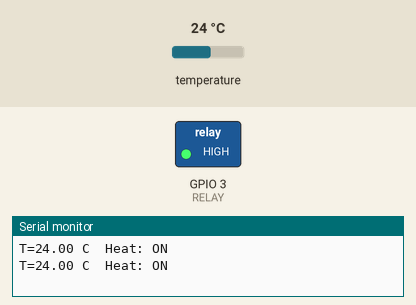
This sketch was run on a simulated ESP32. Shown: switched loads named in the sketch (green lamp = pin HIGH), the last lines printed to the serial monitor. Inputs (shaded band) come from the test bench; at power-on: temperature 24 °C.

Above: at 3.3 s.
3.4 s: temperature set to 42.8 °C
5.9 s: temperature set to 43.8 °C
At 7.3 s:
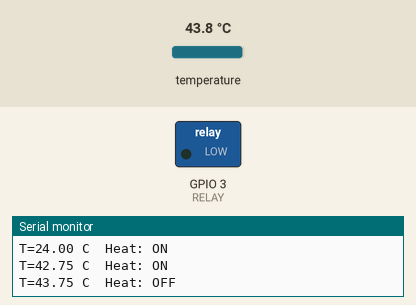
9.3 s: temperature set to 12 °C
At 11.0 s:
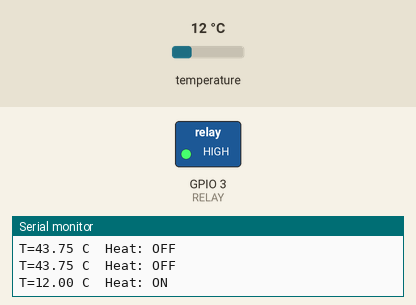
11.8 s: temperature set to 45 °C
At 13.5 s:
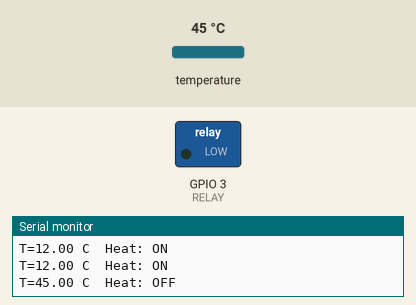
Timing chart, 0 to 15.0 s (numbered marks = the images above; inputs shaded):
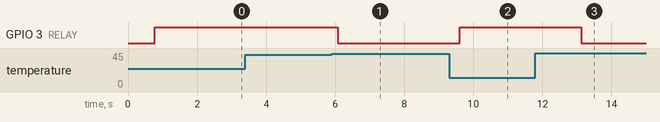

The sketch:

ds18b20_relay_controller.ino
```cpp
// Reads temperature from a DS18B20 sensor and switches a relay on/off to maintain a target incubation temperature with a hysteresis band, while printing status to serial.
//
// Full tutorial: https://shillehtek.com/blogs/news/arduino-ds18b20-relay-fermentation-controller
// Parts used: https://shillehtek.com/products/ds18b20-waterproof-digital-temp-sensor-probe-1m-for-arduino-pi
//             https://shillehtek.com/products/1-channel-5v-relay-module
//             https://shillehtek.com/products/shillehtek-lcd1602-16x2-character-display-module
// More examples: https://github.com/shillehbean/shillehtek-examples
//

#include <OneWire.h>
#include <DallasTemperature.h>
const int PROBE = 2, RELAY = 3;
const float TARGET = 44.0;   // yogurt incubation temp
const float BAND = 0.5;
OneWire bus(PROBE); DallasTemperature ds(&bus);
void setup() {
  Serial.begin(9600); ds.begin();
  pinMode(RELAY, OUTPUT);
}
void loop() {
  ds.requestTemperatures();
  float t = ds.getTempCByIndex(0);
  digitalWrite(RELAY, t < (TARGET - BAND) ? HIGH : LOW);
  Serial.printf("T=%.2f C  Heat: %s\n", t,
    (t < TARGET - BAND) ? "ON" : "OFF");
  delay(1000);
}
```

Measured:
- the behaviour switches between 43.4 and 43.5 °C on temperature (found by bisection; images 0 and 1)
- after the input at 5.9 s, GPIO 3 (RELAY): HIGH → LOW after 0.17 s
- after the input at 9.3 s, GPIO 3 (RELAY): LOW → HIGH after 0.30 s
- after the input at 11.8 s, GPIO 3 (RELAY): HIGH → LOW after 1.3 s
